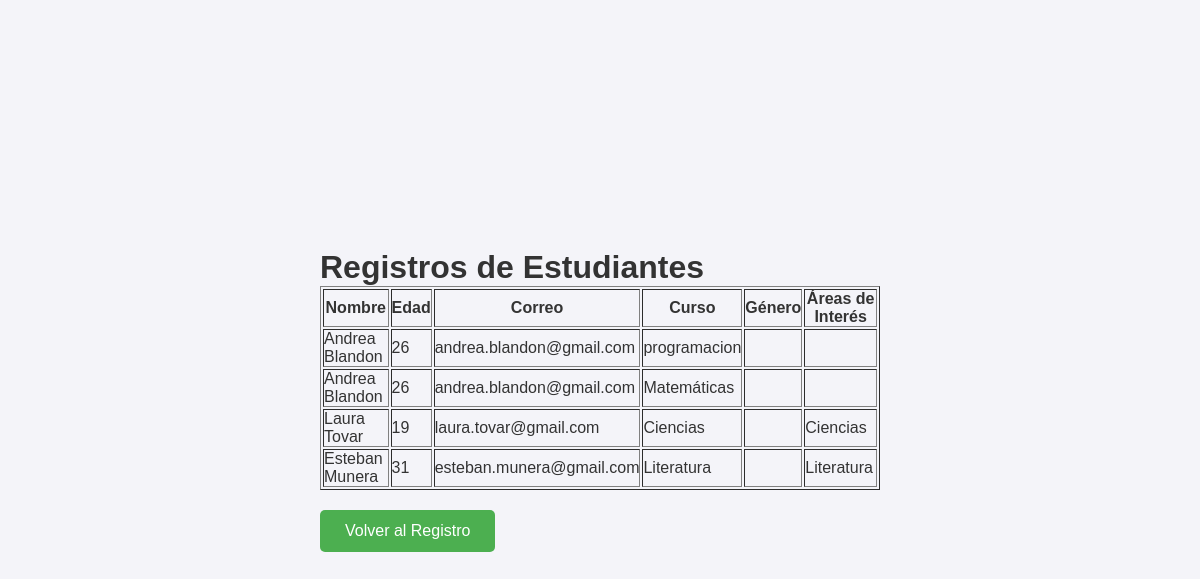
Page /registro_estudiantes/ver_registros.php on the committed database.
### tables this page shows
CREATE TABLE `estudiantes` (
  `id` int(11) DEFAULT NULL,
  `nombre` varchar(100) DEFAULT NULL,
  `edad` int(11) DEFAULT NULL,
  `correo` varchar(255) DEFAULT NULL,
  `curso` varchar(100) DEFAULT NULL,
  `genero` enum('Y','N') DEFAULT NULL,
  `areas_interes` text DEFAULT NULL
);

### registro_estudiantes/ver_registros.php (the view, shortened to what this page needs)
<?php
$host = 'localhost';
$user = 'root';
$password = '';
$dbname = 'estudiantes';
$conn = new mysqli($host, $user, $password, $dbname);
$sql = "SELECT * FROM estudiantes";
$result = $conn->query($sql);
?>
<!DOCTYPE html>
<html lang="es">
<head>
    <link rel="stylesheet" href="css/styles.css">
</head>
<body>
    <div class="container">
        <h1>Registros de Estudiantes</h1>
        <table border="1">
            <thead>
                <tr>
                    <th>Nombre</th>
                    <th>Edad</th>
                    <th>Correo</th>
                    <th>Curso</th>
                    <th>Género</th>
                    <th>Áreas de Interés</th>
                </tr>
            </thead>
            <tbody>
                <?php
                if ($result->num_rows > 0) {
                    while ($row = $result->fetch_assoc()) {
                        echo "<tr>";
                        echo "<td>" . $row['nombre'] . "</td>";
                        echo "<td>" . $row['edad'] . "</td>";
                        echo "<td>" . $row['correo'] . "</td>";
                        echo "<td>" . $row['curso'] . "</td>";
                        echo "<td>" . $row['genero'] . "</td>";
                        echo "<td>" . $row['areas_interes'] . "</td>";
                        echo "</tr>";
                    }
                } else {
                    echo "<tr><td colspan='6'>No hay registros</td></tr>";
                }
                ?>
            </tbody>
        </table>
        <a href="index.php" class="btn">Volver al Registro</a>
    </div>
</body>
</html>

### registro_estudiantes/css/styles.css (style rules this page uses)
* { margin: 0; padding: 0; box-sizing: border-box; }
body { font-family: Arial, sans-serif; background-color: #f4f4f9; color: #333; display: flex; justify-content: center; align-items: center; height: 100vh; }
.container { width: 100%; max-width: 600px; margin: 0 auto; padding: 20px; }
.btn { background-color: #4CAF50; color: #fff; padding: 12px 25px; border: none; border-radius: 5px; font-size: 1rem; text-decoration: none; display: inline-block; margin-top: 20px; }

### rows in the picture
estudiantes: nombre "Andrea Blandon", edad "26", correo "andrea.blandon@gmail.com", curso "programacion"
estudiantes: nombre "Andrea Blandon", edad "26", correo "andrea.blandon@gmail.com", curso "Matemáticas"
estudiantes: nombre "Laura Tovar", edad "19", correo "laura.tovar@gmail.com", curso "Ciencias", areas_interes "Ciencias"
estudiantes: nombre "Esteban Munera", edad "31", correo "esteban.munera@gmail.com", curso "Literatura", areas_interes "Literatura"
